Frame 1 (no input): blank canvas, image omitted
Frame 60 (the mouse pressed at the canvas centre just before this capture): blank canvas, image omitted
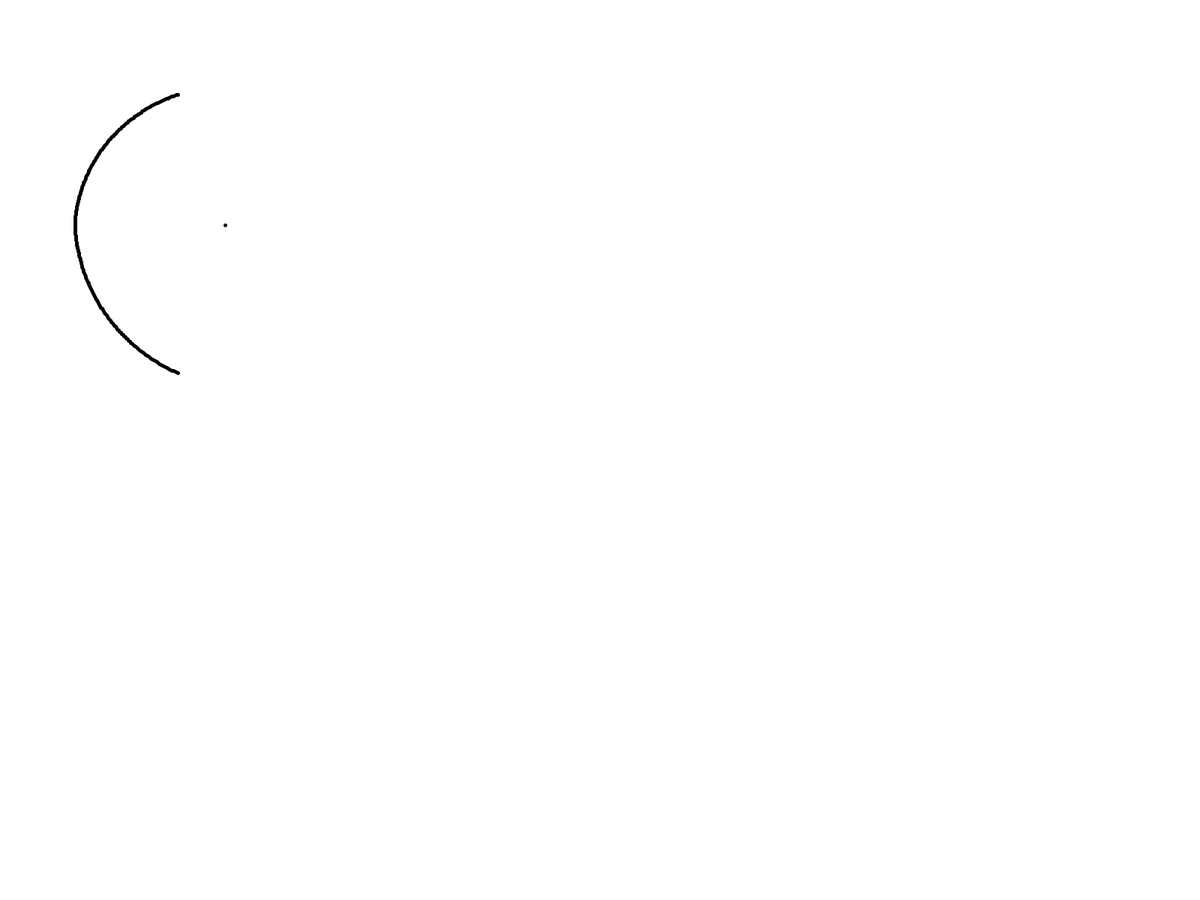
Frame 120 (the mouse held since frame 60 and released just before this capture)

The Processing sketch whose frames 1 and 60 were blank and that drew this single picture after the mouse press (run headless with seeded random() and noise(); from frame 60 on, the mouse is pressed at the canvas centre):

// Processing sketch: a
// ── a.pde
float angle;
float angle0 = 0;
float anglef = angle0+PI;
float r = 200;
float t = 0;
float x0 = 300, y0 = 300, x, y; 
int u = 0, v= 1;
float vx = 10, vy = 10;

void setup(){
  fullScreen();
  //size(600, 600);
  background(255);
  stroke(0);
  strokeWeight(5);
  point(x0,y0);
  noFill();
}

void draw(){
  //background(255);
  switcher();
  t += 0.01;
}

void move(){

}

void switcher(){
  if(angle <= PI){
    aperture(u, v);
  }
  if(angle > PI){
    stroke(v * 255);
    strokeWeight(3 * v + 5);
    u++;
    v++;
    if (u == 2){ 
      u = 0;
    }if(v == 2){
      v = 0;
    }
    angle= 0;
  }
  angle += 0.01;
}

void aperture(int i,int j){
  x = x0 + (i) * r * cos(angle0 - angle) + (j) * r * cos(anglef - angle) + vx * t;
  y = y0 + (i) * r * sin(angle0 - angle) + (j) * r * sin(anglef - angle) + vy * t;
  point(x,y);
  x = x0 + (i) * r * cos(angle0 + angle) + (j) * r * cos(anglef + angle) + vx * t;
  y = y0 + (i) * r * sin(angle0 + angle) + (j) * r * sin(anglef + angle) + vx * t;
  point(x,y);
}
